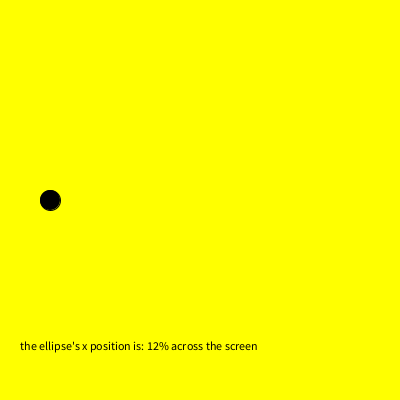
Frame 1 (no input)
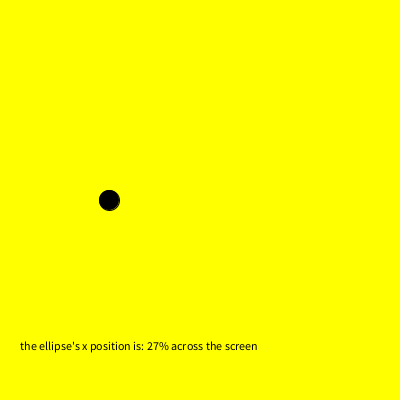
Frame 60 (the mouse pressed at the canvas centre just before this capture)
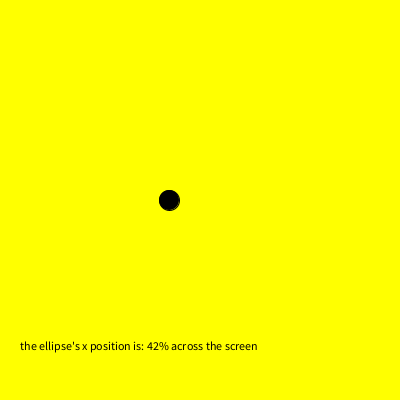
Frame 120 (the mouse held since frame 60 and released just before this capture)

The Processing sketch that drew these frames (run headless with seeded random() and noise(); from frame 60 on, the mouse is pressed at the canvas centre):

// Processing sketch: processing_77936
// ── processing_77936.pde

/*This example demonstrates how to calculate and return  a percentage using a function

developed by Laura Maye, Unoversity of Limerick */

/* Q. Modify thisfunction  so it calculates how far (in pixels) the ellipse has to travel until
it hits the edge of the screen */

int locX, locY;
int percentageX;

void setup()
{
  size(400, 400);
  background(255, 255, 0);
  locX = 50;
  locY = height/2;
  fill(0);
}

void draw()
{
  background(255, 255, 0);
  ellipse(locX, locY, 20, 20);
  percentageX = getPercentageAcross(locX);
  text("the ellipse's x position is: " + percentageX + "% across the screen", 20, height - 50);
  if (locX < width)
  {
    locX = locX + 1;
  }
}

int getPercentageAcross(int x)
{
  int posX = x;
  int percent = posX*100/width;
  return percent;
}
